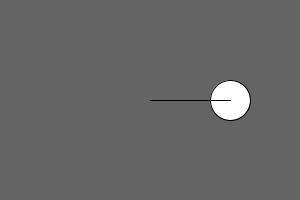
Frame 1 (no input)
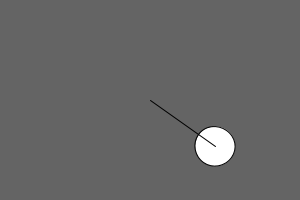
Frame 60 (the mouse pressed at the canvas centre just before this capture)
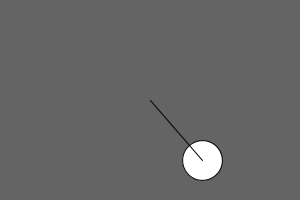
Frame 120 (the mouse held since frame 60 and released just before this capture)

The Processing sketch that drew these frames (run headless with seeded random() and noise(); from frame 60 on, the mouse is pressed at the canvas centre):

// Processing sketch: lerpExample
// ── lerpExample.pde
float angle = 60;
float lerpAmount = 0;
float lerpStep = .01;

void setup() {
  size(300, 200);
}
void draw() {
  background(100);
  float newAngle = lerp(0, 60, lerpAmount);
  lerpAmount += lerpStep;
  if (lerpAmount > 1) {
    lerpAmount = 1;
    lerpStep = -lerpStep;
  }
  if (lerpAmount < 0) {
    lerpAmount = 0;
    lerpStep = -lerpStep;
  }
  translate(150, 100);
  rotate(radians(newAngle));
  ellipse(80, 0, 40, 40);
  line(0, 0, 80, 0);
}
